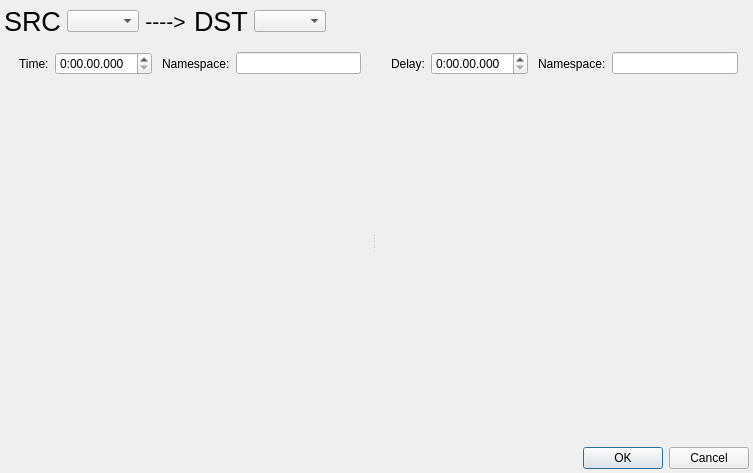
<?xml version="1.0" encoding="UTF-8"?>
<ui version="4.0">
 <class>TimelineEventEditor</class>
 <widget class="QDialog" name="TimelineEventEditor">
  <property name="geometry">
   <rect>
    <x>0</x>
    <y>0</y>
    <width>753</width>
    <height>473</height>
   </rect>
  </property>
  <property name="windowTitle">
   <string>Edit Timeline Event</string>
  </property>
  <layout class="QVBoxLayout" name="verticalLayout_3">
   <property name="spacing">
    <number>2</number>
   </property>
   <property name="leftMargin">
    <number>4</number>
   </property>
   <property name="topMargin">
    <number>4</number>
   </property>
   <property name="rightMargin">
    <number>4</number>
   </property>
   <property name="bottomMargin">
    <number>4</number>
   </property>
   <item>
    <widget class="TitleHeaderWidget" name="TitleHeader" native="true"/>
   </item>
   <item>
    <layout class="QHBoxLayout" name="horizontalLayout_4">
     <item>
      <widget class="QLabel" name="label_11">
       <property name="font">
        <font>
         <pointsize>20</pointsize>
        </font>
       </property>
       <property name="text">
        <string>SRC</string>
       </property>
      </widget>
     </item>
     <item>
      <widget class="QComboBox" name="SrcCombo">
       <property name="toolTip">
        <string>Source Host</string>
       </property>
      </widget>
     </item>
     <item>
      <widget class="QLabel" name="label_7">
       <property name="font">
        <font>
         <pointsize>16</pointsize>
        </font>
       </property>
       <property name="text">
        <string>----&gt;</string>
       </property>
       <property name="alignment">
        <set>Qt::AlignCenter</set>
       </property>
      </widget>
     </item>
     <item>
      <widget class="QLabel" name="label_8">
       <property name="font">
        <font>
         <pointsize>20</pointsize>
        </font>
       </property>
       <property name="text">
        <string>DST</string>
       </property>
       <property name="margin">
        <number>2</number>
       </property>
       <property name="indent">
        <number>2</number>
       </property>
      </widget>
     </item>
     <item>
      <widget class="QComboBox" name="DstCombo">
       <property name="toolTip">
        <string>Destination Host</string>
       </property>
      </widget>
     </item>
     <item>
      <spacer name="horizontalSpacer_5">
       <property name="orientation">
        <enum>Qt::Horizontal</enum>
       </property>
       <property name="sizeHint" stdset="0">
        <size>
         <width>40</width>
         <height>20</height>
        </size>
       </property>
      </spacer>
     </item>
    </layout>
   </item>
   <item>
    <widget class="QSplitter" name="MainSplitter">
     <property name="sizePolicy">
      <sizepolicy hsizetype="Expanding" vsizetype="Expanding">
       <horstretch>0</horstretch>
       <verstretch>0</verstretch>
      </sizepolicy>
     </property>
     <property name="orientation">
      <enum>Qt::Horizontal</enum>
     </property>
     <widget class="QWidget" name="VLayoutWidget1">
      <layout class="QVBoxLayout" name="verticalLayout">
       <property name="spacing">
        <number>2</number>
       </property>
       <item>
        <widget class="TitleHeaderWidget" name="RequestHeader" native="true"/>
       </item>
       <item>
        <layout class="QHBoxLayout" name="horizontalLayout_6">
         <property name="spacing">
          <number>6</number>
         </property>
         <item>
          <widget class="QLabel" name="label_2">
           <property name="text">
            <string>Time:</string>
           </property>
           <property name="indent">
            <number>4</number>
           </property>
          </widget>
         </item>
         <item>
          <widget class="QTimeEdit" name="TimeStampEdit">
           <property name="displayFormat">
            <string>h:mm.ss.zzz</string>
           </property>
          </widget>
         </item>
         <item>
          <widget class="QLabel" name="label_3">
           <property name="text">
            <string>Namespace:</string>
           </property>
           <property name="indent">
            <number>4</number>
           </property>
          </widget>
         </item>
         <item>
          <widget class="QLineEdit" name="RequestNamespaceEdit"/>
         </item>
        </layout>
       </item>
       <item>
        <widget class="WsdlMethodView" name="RequestMethodView" native="true">
         <property name="sizePolicy">
          <sizepolicy hsizetype="Expanding" vsizetype="Expanding">
           <horstretch>0</horstretch>
           <verstretch>0</verstretch>
          </sizepolicy>
         </property>
        </widget>
       </item>
      </layout>
     </widget>
     <widget class="QWidget" name="VLayoutWidget2">
      <layout class="QVBoxLayout" name="verticalLayout_2">
       <property name="spacing">
        <number>2</number>
       </property>
       <item>
        <widget class="TitleHeaderWidget" name="ResponseHeader" native="true"/>
       </item>
       <item>
        <layout class="QHBoxLayout" name="horizontalLayout">
         <item>
          <widget class="QLabel" name="label">
           <property name="text">
            <string>Delay:</string>
           </property>
           <property name="indent">
            <number>4</number>
           </property>
          </widget>
         </item>
         <item>
          <widget class="QTimeEdit" name="ResponseDelayTimeEdit">
           <property name="displayFormat">
            <string>h:mm.ss.zzz</string>
           </property>
          </widget>
         </item>
         <item>
          <widget class="QLabel" name="label_4">
           <property name="text">
            <string>Namespace:</string>
           </property>
           <property name="indent">
            <number>4</number>
           </property>
          </widget>
         </item>
         <item>
          <widget class="QLineEdit" name="ResponseNamespaceEdit"/>
         </item>
        </layout>
       </item>
       <item>
        <widget class="WsdlMethodView" name="ResponseMethodView" native="true">
         <property name="sizePolicy">
          <sizepolicy hsizetype="Expanding" vsizetype="Expanding">
           <horstretch>0</horstretch>
           <verstretch>0</verstretch>
          </sizepolicy>
         </property>
        </widget>
       </item>
      </layout>
     </widget>
    </widget>
   </item>
   <item>
    <widget class="QDialogButtonBox" name="buttonBox">
     <property name="standardButtons">
      <set>QDialogButtonBox::Cancel|QDialogButtonBox::Ok</set>
     </property>
    </widget>
   </item>
  </layout>
  <zorder>MainSplitter</zorder>
  <zorder>TitleHeader</zorder>
  <zorder>buttonBox</zorder>
 </widget>
 <layoutdefault spacing="6" margin="11"/>
 <customwidgets>
  <customwidget>
   <class>TitleHeaderWidget</class>
   <extends>QWidget</extends>
   <header>TitleHeaderWidget.h</header>
   <container>1</container>
  </customwidget>
  <customwidget>
   <class>WsdlMethodView</class>
   <extends>QWidget</extends>
   <header>WsdlMethodView.h</header>
   <container>1</container>
  </customwidget>
 </customwidgets>
 <resources/>
 <connections/>
</ui>
